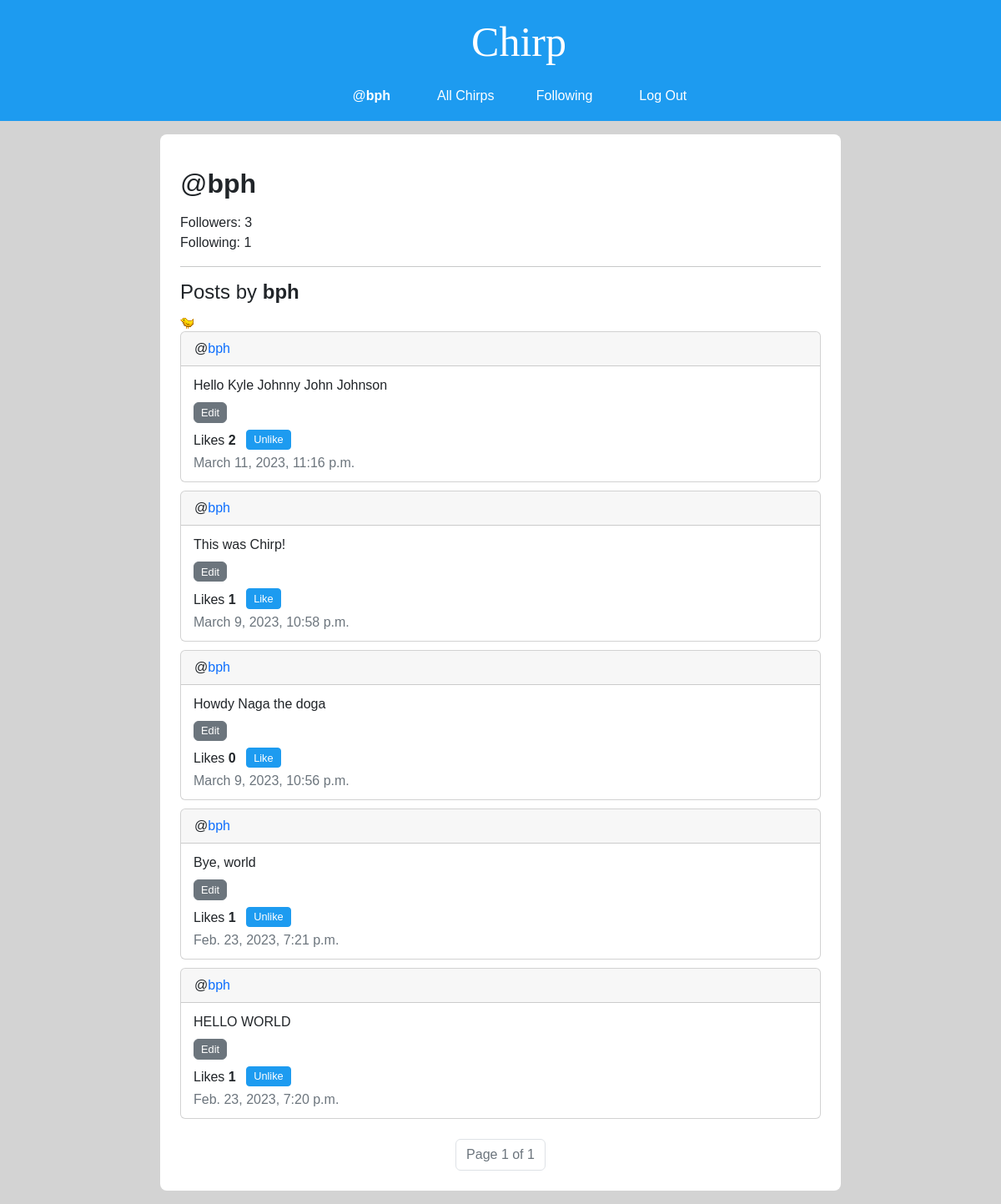
Screenshot of /profile/bph (signed in) with the database file from the repository.
### network/models.py (models this page shows, shortened)
class User(AbstractUser):
    pass

class Post(models.Model):
    author = models.ForeignKey('User', on_delete=models.CASCADE, related_name="+")
    content = models.TextField(max_length=280, verbose_name='')
    datetime = models.DateTimeField(auto_now_add=True)
    def likes(self):
        return self.like_objs.count()
    def users_liked(self):
        users = [like_obj.user for like_obj in self.like_objs.all()]
        return users

### network/views.py (the view)
# urls.py: path("profile/<str:username>", views.profile, name="profile"),
def profile(request, username):
    if not request.user.is_authenticated:
        return render(request, "network/error-page.html", {
                'message': error_message['login_to_view_profile']
            })
    profile_user_obj = get_object_or_404(User, username=username)
    try:
        Follow.objects.get(user=request.user, followed=profile_user_obj)
        requester_following = True
    except Follow.DoesNotExist:
        requester_following = False
    profile_user_following = Follow.objects.filter(user=profile_user_obj)
    profile_user_followers = Follow.objects.filter(followed=profile_user_obj)
    post_list = Post.objects.filter(author=profile_user_obj).order_by("-datetime")
    paginator = Paginator(post_list, 10)
    page_number = request.GET.get('page')
    page_obj = paginator.get_page(page_number)
    return render(request, f"network/profile.html", {
        "profile_user_following": profile_user_following,
        "profile_user_followers": profile_user_followers,
        "profile_user_obj": profile_user_obj,
        "requester_following": requester_following,
        "page_obj": page_obj,
    })

### network/templates/network/profile.html (shortened to what this page needs)
{% extends "network/layout.html" %}
{% load static %}
{% block body %}
    <h2>@<span><strong id="profileUsername">{{ profile_user_obj.username }}</strong></span></h2>
    <p>
        <div>Followers: <span id="followersCount">{{ profile_user_followers.count }}</span></div>
        <div>Following: <span id="followingCount">{{ profile_user_following.count }}</span></div>
    </p>
    <hr>
    <h4>Posts by <strong>{{ profile_user_obj.username }}</strong></h4>
    <img alt="tweety bird">
    {% include "network/post-pagination.html" with page_obj=page_obj %}
{% endblock %}

### network/templates/network/layout.html (shortened to what this page needs)
{% load static %}
<!DOCTYPE html>
<html lang="en">
    <head>
        <link href="https://cdn.jsdelivr.net/npm/bootstrap@5.2.3/dist/css/bootstrap.min.css" rel="stylesheet">
        <link href="{% static 'network/styles.css' %}" rel="stylesheet">
    </head>
    <body>
        <nav class="navbar navbar-expand-lg nav-justified">
            <a class="navbar-brand" href="{% url 'index' %}">Chirp</a>
            <div>
              <ul class="navbar-nav">
                {% if user.is_authenticated %}
                    <li class="nav-item">
                        <a class="nav-link" href="{% url 'profile' user.username %}">@<strong id="username">{{ user.username }}</strong></a>
                    </li>
                {% endif %}
                <li class="nav-item">
                  <a class="nav-link" href="{% url 'index' %}">All Chirps</a>
                </li>
                {% if user.is_authenticated %}
                    <li class="nav-item">
                        <a class="nav-link" href="{% url 'following' %}">Following</a>
                    </li>
                    <li class="nav-item nav-access">
                        <a class="nav-link" href="{% url 'logout' %}">Log Out</a>
                    </li>
                {% endif %}
              </ul>
            </div>
        </nav>
        <div class="containter row">
            <div class="col-md-2"></div>
            <div class="body col-md-8 mt-3 mb-3 pt-4 pb-2 px-4 rounded-3">
                {% block body %}{% endblock %}
            </div>
            <div class="col-md-2"></div>
        </div>
    </body>
</html>

### network/templates/network/post-pagination.html (shortened to what this page needs)
<div class="post-group">
    {% for post in page_obj %}
        <div class="post card">
            <div class="card-header post-author" id="postAuthor_{{ post.id }}">@<a class="post-author-link" href="{% url 'profile' post.author.username %}">{{post.author}}</a></div>
            <div class="card-body position-relative">
                <div class="post-content-container mb-2" id="postContentContainer_{{ post.id }}">
                    <span class="post-content card-text" id="postContent_{{ post.id }}" style="display: block">{{post.content}}</span>
                    {% if post.author == user %}
                        <button class="post-content-button edit-button btn btn-secondary mt-2" id="postContentEditButton_{{ post.id }}">Edit</button>
                    {% endif %}
                </div>
                <div class="like-button-group d-sm-inline">
                    Likes <span class="like-count" id="likeCount_{{ post.id }}">{{ post.likes }}</span>
                    {% if user not in post.users_liked and user.is_authenticated %}
                        <button class="like-unlike-button btn btn-primary btn-sm mb-1 ms-2" id="{{ post.id }}">Like</button>
                    {% elif user in post.users_liked and user.is_authenticated %}
                        <button class="like-unlike-button btn btn-primary btn-sm mb-1 ms-2" id="{{ post.id }}">Unlike</button>
                    {% else %}
                        <button class="like-unlike-button btn btn-primary btn-sm mb-1 ms-2" id="{{ post.id }}" disabled>Like</button>
                    {% endif %}
                </div>
                <div class="post-datetime d-sm-block fw-light text-muted" id="postDatetime_{{ post.id }}">{{post.datetime}}</div>
            </div>
        </div>
    {% endfor %}
    <nav class="mt-4">
        <ul class="pagination justify-content-center">
            <li class="page-item current disabled">
                <a class="page-link">Page {{ page_obj.number }} of {{ page_obj.paginator.num_pages }}</a>
            </li>
        </ul>
    </nav>
</div>

### network/static/network/styles.css (style rules this page uses)
.like-unlike-button, .post-content-button { --bs-btn-padding-y: .10rem; --bs-btn-padding-x: .5rem; --bs-btn-font-size: .80rem; }
.btn-primary { --bs-btn-bg: rgb(29, 155, 240); --bs-btn-border-color: rgb(29, 155, 240); --bs-btn-hover-bg: rgb(25, 129, 198); --bs-btn-hover-border-color: rgb(25, 129, 198); }
body { background-color: lightgray; font-family: "Varela", sans-serif; }
.navbar-brand { font-family: "Brush Script MT", cursive; color: white; font-size: 50px; margin-left: 60px; }
.navbar { background-color: rgb(29, 155, 240); flex-direction: column; }
.nav-link { color: white; margin: 2px 20px; font-family: unset; }
.body { background-color: white; }
.card-body { padding: 3px 15px 10px 15px; }
.post-author-link { text-decoration: none !important; }
.post { margin-bottom: 10px; }
.like-count { font-weight: bold; }

### rows the page displays
User: username "bph"
Post: author "bph", content "Hello Kyle Johnny John Johnson", likes "2", datetime "March 11, 2023, 11:16 p.m."
Post: author "bph", content "This was Chirp!", likes "1", datetime "March 9, 2023, 10:58 p.m."
Post: author "bph", content "Howdy Naga the doga", likes "0", datetime "March 9, 2023, 10:56 p.m."
Post: author "bph", content "Bye, world", likes "1", datetime "Feb. 23, 2023, 7:21 p.m."
Post: author "bph", content "HELLO WORLD", likes "1", datetime "Feb. 23, 2023, 7:20 p.m."

### other values shown
{{ profile_user_followers.count }} "3"
{{ profile_user_following.count }} "1"
{{ page_obj.number }} "1"
{{ page_obj.paginator.num_pages }} "1"
